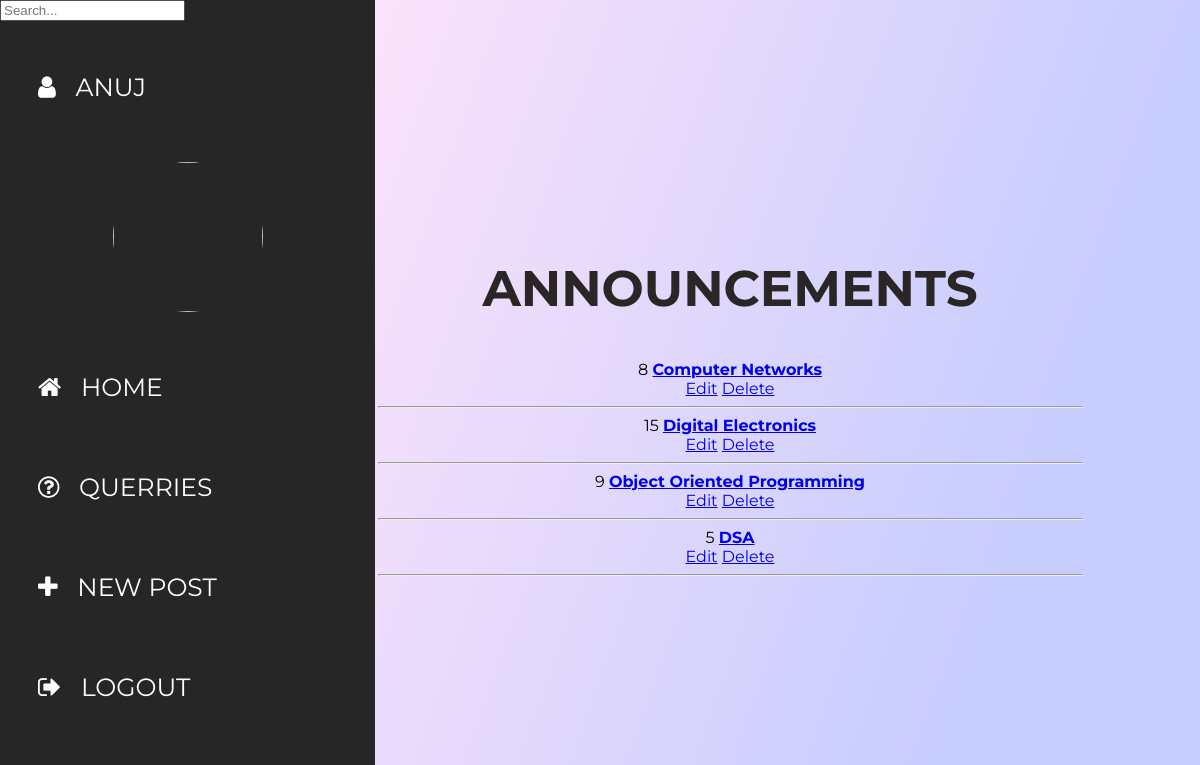
Page /announcement/ (signed in) on the earlier database version.
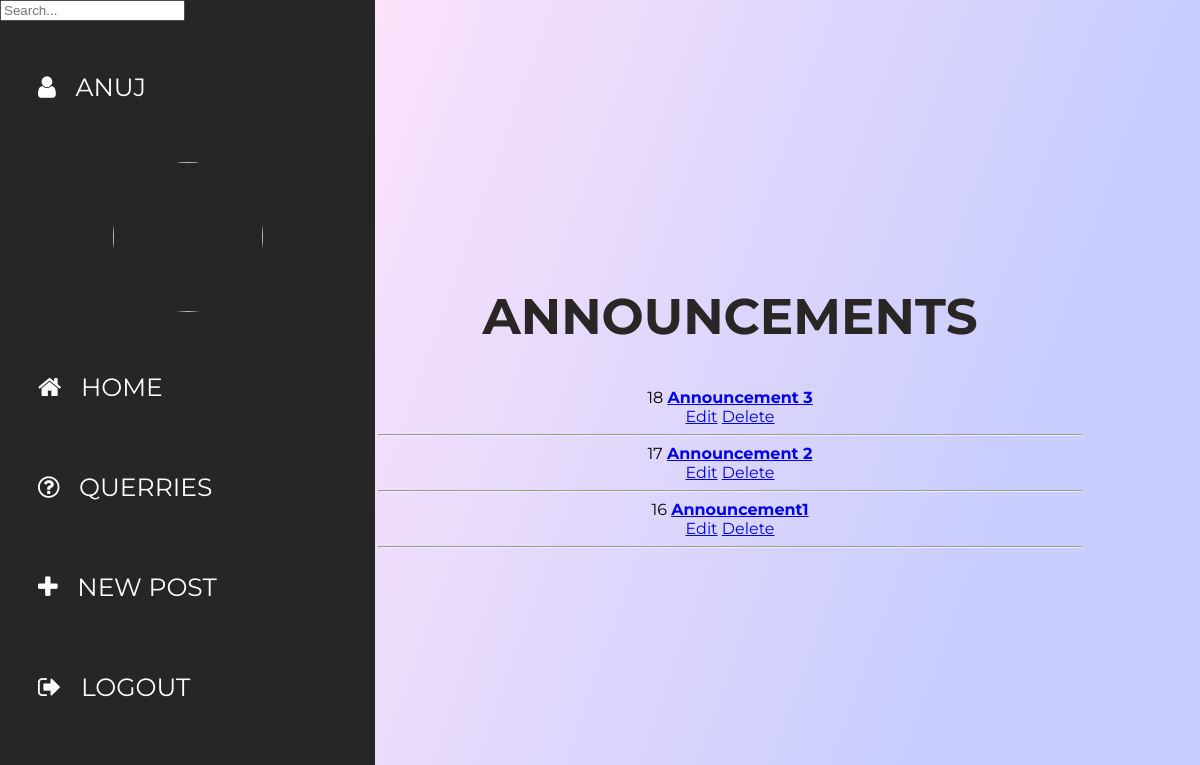
Same page on the later database version.
### home/models.py (models this page shows, shortened)
class Post(models.Model):
    author = models.ForeignKey(User, on_delete=models.CASCADE, null=True)
    title = models.CharField(max_length=200)
    description = models.TextField(null=True, blank=True)
    image = models.ImageField(null=True, blank=True, upload_to='images/')
    created = models.DateTimeField(auto_now_add=True)
    updated = models.DateTimeField(auto_now=True)
    class Meta:
        ordering = ['-updated', '-created']

### home/views.py (the view)
# urls.py: path('announcement/', views.announcement, name='announcement'),
@login_required(login_url='login')
def announcement(request):
    q = request.GET.get('q') if request.GET.get('q') != None else ''
    posts = Post.objects.filter((Q(title__icontains=q) | Q(description__icontains=q)), Q(author__email__exact='anuj.deshmukh17@gmail.com'))
    return render(request, 'home/announcement.html', {'posts' : posts})

### home/templates/home/announcement.html (shortened to what this page needs)
{% extends 'index.html' %}
{% block content %}
<head>
</head>
<div class="wrapper">
    <div class="section">
        <div class="box-area">
            <h2 style="color: #2b2626">Announcements</h2>
            {% for post in posts %}
            {% if request.user.is_staff == False %}
            {{ post.id }} <b><a href="/post/{{ post.id }}"> {{ post.title }} </a></b><br>
            {% elif request.user == post.author %}
            {{ post.id }} <b><a href="/post/{{ post.id }}"> {{ post.title }} </a></b><br>
            {% endif %}
            {% if request.user == post.author %}
            <a href="/update-post/{{ post.id }}">Edit</a>
            <a href="/delete-post/{{ post.id }}">Delete</a> <br>
            {% endif %}
            <hr>
            {% endfor %}
        </div>
    </div>
</div>
{% endblock content %}

Differences in the rows shown:
removed Post: id "8", title "Computer Networks"
removed Post: id "15", title "Digital Electronics"
removed Post: id "9", title "Object Oriented Programming"
removed Post: id "5", title "DSA"
added Post: id "18", title "Announcement 3"
added Post: id "17", title "Announcement 2"
added Post: id "16", title "Announcement1"
